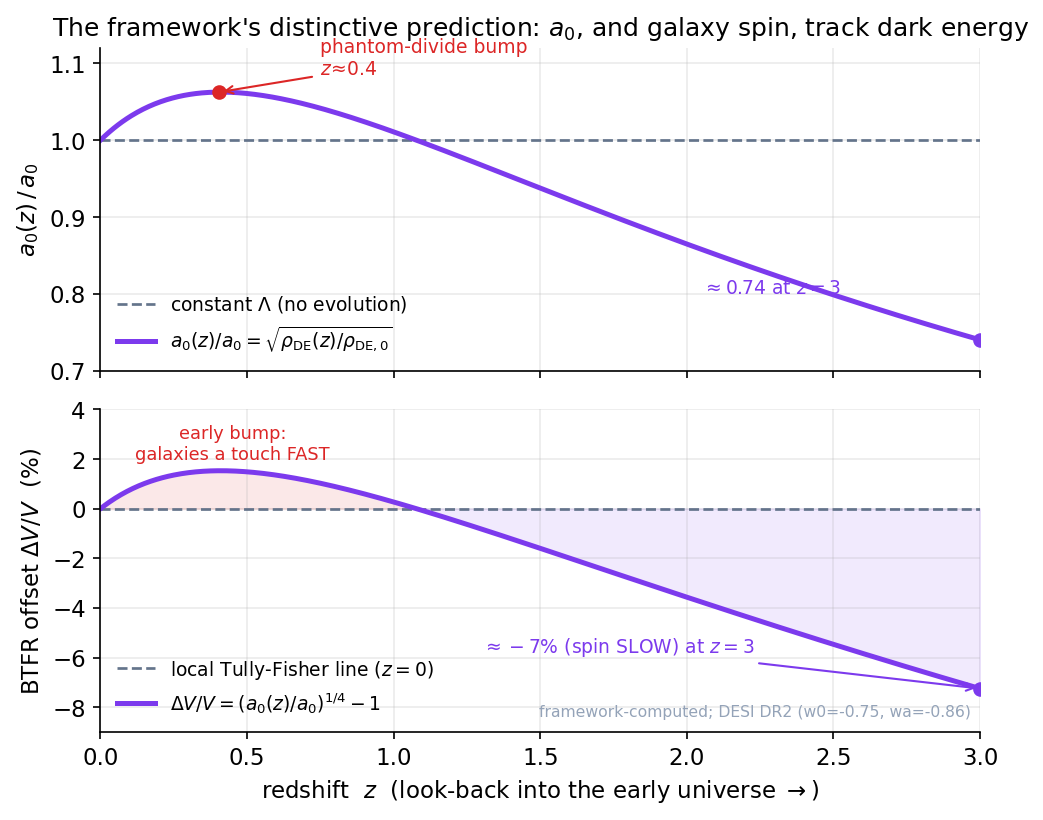

Write Python code to recreate this figure.
import numpy as np, matplotlib
matplotlib.use("Agg")
import matplotlib.pyplot as plt
plt.rcParams.update({"figure.dpi":150,"savefig.dpi":150,"font.size":11,
    "axes.grid":True,"grid.alpha":0.25,"axes.spines.top":False,"axes.spines.right":False,
    "axes.titlesize":12,"figure.facecolor":"white","axes.facecolor":"white"})
C_FW="#7c3aed"; C_NEWTON="#64748b"; C_MOND="#0891b2"; C_DATA="#dc2626"  # framework / Newton / MOND / data-or-obs

# DESI DR2 evolving-dark-energy central values (arXiv:2503.14738)
w0, wa = -0.75, -0.86

def rho_ratio(z):
    a = 1.0/(1.0+z)
    return a**(-3.0*(1.0+w0+wa)) * np.exp(-3.0*wa*(1.0-a))

z = np.linspace(0.0, 3.0, 600)
rho = rho_ratio(z)                  # rho_DE(z)/rho_DE,0
a0r = np.sqrt(rho)                  # a0(z)/a0   propto sqrt(rho_DE)
dV  = (a0r**0.25 - 1.0)*100.0       # % offset in rotation speed at fixed M:  V propto (M a0)^(1/4)

fig, (axT, axB) = plt.subplots(2, 1, figsize=(7.0, 5.6), sharex=True,
                               gridspec_kw={"height_ratios":[1.0, 1.0]})

# --- top: a0(z)/a0 ---
axT.axhline(1.0, color=C_NEWTON, ls="--", lw=1.3, label=r"constant $\Lambda$ (no evolution)")
axT.plot(z, a0r, color=C_FW, lw=2.4, label=r"$a_0(z)/a_0=\sqrt{\rho_{\rm DE}(z)/\rho_{\rm DE,0}}$")
# mark the z~0.4 bump and the z=3 endpoint
zb = 0.405; axT.plot(zb, np.sqrt(rho_ratio(zb)), "o", color=C_DATA, ms=6, zorder=5)
axT.annotate("phantom-divide bump\n"+r"$z\!\approx\!0.4$", xy=(zb, np.sqrt(rho_ratio(zb))),
             xytext=(0.75, 1.085), fontsize=9, color=C_DATA,
             arrowprops=dict(arrowstyle="->", color=C_DATA, lw=1.0))
axT.plot(3.0, np.sqrt(rho_ratio(3.0)), "o", color=C_FW, ms=6, zorder=5)
axT.annotate(r"$\approx 0.74$ at $z=3$", xy=(3.0, np.sqrt(rho_ratio(3.0))),
             xytext=(2.05, 0.80), fontsize=9, color=C_FW)
axT.set_ylabel(r"$a_0(z)\,/\,a_0$")
axT.set_ylim(0.70, 1.12)
axT.set_title("The framework's distinctive prediction: $a_0$, and galaxy spin, track dark energy")
axT.legend(frameon=False, fontsize=9, loc="lower left")

# --- bottom: BTFR rotation-speed offset ---
axB.axhline(0.0, color=C_NEWTON, ls="--", lw=1.3, label="local Tully-Fisher line ($z=0$)")
axB.plot(z, dV, color=C_FW, lw=2.4, label=r"$\Delta V/V=(a_0(z)/a_0)^{1/4}-1$")
axB.fill_between(z, dV, 0.0, where=(dV<0), color=C_FW, alpha=0.10)
axB.fill_between(z, dV, 0.0, where=(dV>0), color=C_DATA, alpha=0.10)
axB.plot(3.0, dV[-1], "o", color=C_FW, ms=6, zorder=5)
axB.annotate(r"$\approx -7\%$ (spin SLOW) at $z=3$", xy=(3.0, dV[-1]),
             xytext=(1.30, -5.8), fontsize=9, color=C_FW,
             arrowprops=dict(arrowstyle="->", color=C_FW, lw=1.0))
axB.text(0.45, 2.0, "early bump:\ngalaxies a touch FAST", fontsize=8.5, color=C_DATA, ha="center")
axB.set_xlabel("redshift  $z$  (look-back into the early universe $\\rightarrow$)")
axB.set_ylabel(r"BTFR offset $\Delta V/V$  (%)")
axB.set_ylim(-9, 4)
axB.set_xlim(0, 3)
axB.legend(frameon=False, fontsize=9, loc="lower left")

axB.text(0.99, 0.04, "framework-computed; DESI DR2 (w0=-0.75, wa=-0.86)",
         transform=axB.transAxes, ha="right", va="bottom", fontsize=7.5, color="#94a3b8")

fig.tight_layout()
fig.savefig("ch26_a0z_btfr_offset.png", bbox_inches="tight")
print("ok")
